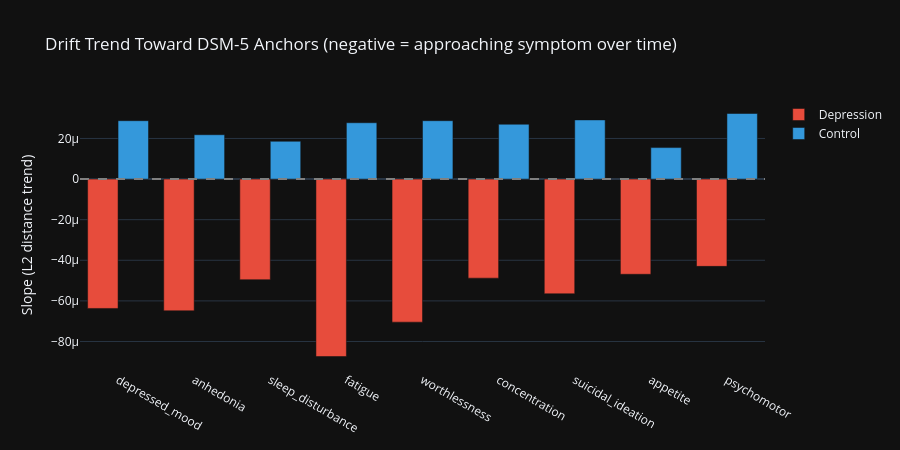

Here is the notebook cell this chart was saved with:
### Code cell
# Anchor drift trends: who is APPROACHING symptoms over time?
trend_cols = [c for c in df_feats.columns if c.endswith('_trend') and c != 'healthy_trend']
trend_names = [c.replace('_trend', '') for c in trend_cols]

dep_trends = df_feats.loc[y == 1, trend_cols].mean()
ctl_trends = df_feats.loc[y == 0, trend_cols].mean()

fig = go.Figure()
fig.add_trace(go.Bar(x=trend_names, y=dep_trends.values, name='Depression', marker_color=C_DEP))
fig.add_trace(go.Bar(x=trend_names, y=ctl_trends.values, name='Control', marker_color=C_CTL))
fig.add_hline(y=0, line_dash='dash', line_color='gray')
fig.update_layout(
    title='Drift Trend Toward DSM-5 Anchors (negative = approaching symptom over time)',
    yaxis_title='Slope (L2 distance trend)', barmode='group',
    width=900, height=450, template='plotly_dark',
)
fig.show()

### Figure 1 — Plotly figure (JSON) as saved in the notebook; plotly's stock layout.template omitted (floating-point values rounded to 4 significant figures)
{"data": [{"marker": {"color": "#e74c3c"}, "name": "Depression", "type": "bar", "x": ["depressed_mood", "anhedonia", "sleep_disturbance", "fatigue", "worthlessness", "concentration", "suicidal_ideation", "appetite", "psychomotor"], "y": [-6.372e-05, -6.487e-05, -4.955e-05, -8.739e-05, -7.046e-05, -4.88e-05, -5.648e-05, -4.688e-05, -4.3e-05]}, {"marker": {"color": "#3498db"}, "name": "Control", "type": "bar", "x": ["depressed_mood", "anhedonia", "sleep_disturbance", "fatigue", "worthlessness", "concentration", "suicidal_ideation", "appetite", "psychomotor"], "y": [2.876e-05, 2.185e-05, 1.862e-05, 2.775e-05, 2.876e-05, 2.701e-05, 2.915e-05, 1.55e-05, 3.23e-05]}], "layout": {"barmode": "group", "height": 450, "shapes": [{"line": {"color": "gray", "dash": "dash"}, "type": "line", "x0": 0, "x1": 1, "xref": "x domain", "y0": 0, "y1": 0, "yref": "y"}], "title": {"text": "Drift Trend Toward DSM-5 Anchors (negative = approaching symptom over time)"}, "width": 900, "yaxis": {"title": {"text": "Slope (L2 distance trend)"}}}}
